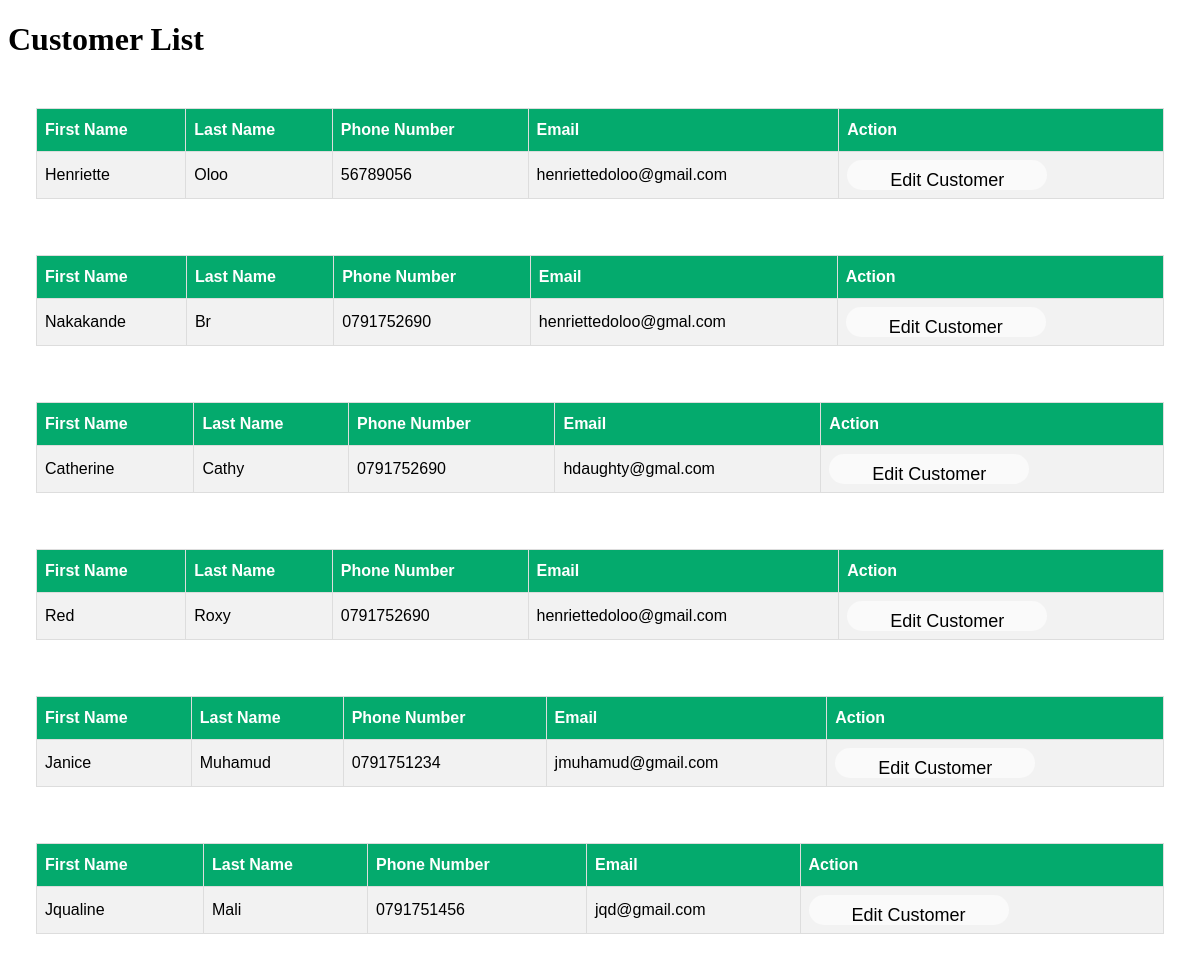
Screenshot of /customer/customers/list with the database file from the repository.
### customer/models.py (models this page shows, shortened)
class Customer(models.Model):
    first_name = models.CharField(max_length=50)
    last_name = models.CharField(max_length=50)
    phonenumber = models.CharField(max_length=13)
    email = models.EmailField()
    password = models.CharField(max_length=100)
    user = models.OneToOneField(User, null=True, on_delete=models.CASCADE)

### customer/views.py (the view)
# urls.py: path("customers/list",customer_list,name="customer_list_view"),
def customer_list(request):
    customers=Customer.objects.all()
    return render(request,"customer/customer_list.html",{"customers":customers})

### templates/customer/customer_list.html (shortened to what this page needs)
<!DOCTYPE html>
<html lang="en">
<head>
</head>
<body>
    <h1>Customer List</h1>
    <div class="allproducts">
        {% for customer in customers %}
            <div class="product-container">
                <table id="customers">
                    <tr>
                      <th>First Name</th>
                      <th>Last Name</th>
                      <th>Phone Number</th>
                      <th>Email</th>
                      <th>Action</th>
                    </tr>
                    <tr>
                      <td class="product-name">{{ customer.first_name }}</td>
                      <td class="product-name">{{ customer.last_name }}</td>
                      <td  class="product-name">{{ customer.phonenumber }} </td>
                      <td  class="product-name">{{ customer.email }} </td>
                      <td><a href="{% url 'customer_update' id=customer.id %}"> <button class="btn">Edit Customer</button></a>
                      </td>
                    </tr>
                </table>
                     </div>
        {% endfor %}
    </div>
</body>
</html>

### templates/customer/customer_list.html (style rules this page uses)
.allproducts { display: grid; grid-template-columns: repeat(1 ,1fr); }
.product-container { padding: 20px; margin: 8px; display: grid; gap: 2%; border: none; }
#customers { font-family: Arial, Helvetica, sans-serif; border-collapse: collapse; width: 100%; }
#customers td, #customers th { border: 1px solid #ddd; padding: 8px; }
#customers tr:nth-child(even) { background-color: #f2f2f2; }
#customers th { padding-top: 12px; padding-bottom: 12px; text-align: left; background-color: #04AA6D; color: white; }
button { background-color: rgb(250, 250, 250); color: black; padding: 10px 20px; font-size: 18px; width: 200px; height: 200px; border: none; cursor: cell; border-radius: 20px; height: 30px; font-size: large; transition: background-color 0.3s ease; }

### rows the page displays
Customer: first_name "Henriette", last_name "Oloo", phonenumber "56789056", email "henriettedoloo@gmail.com"
Customer: first_name "Nakakande", last_name "Br", phonenumber "0791752690", email "henriettedoloo@gmal.com"
Customer: first_name "Catherine", last_name "Cathy", phonenumber "0791752690", email "hdaughty@gmal.com"
Customer: first_name "Red", last_name "Roxy", phonenumber "0791752690", email "henriettedoloo@gmail.com"
Customer: first_name "Janice", last_name "Muhamud", phonenumber "0791751234", email "jmuhamud@gmail.com"
Customer: first_name "Jqualine", last_name "Mali", phonenumber "0791751456", email "jqd@gmail.com"
